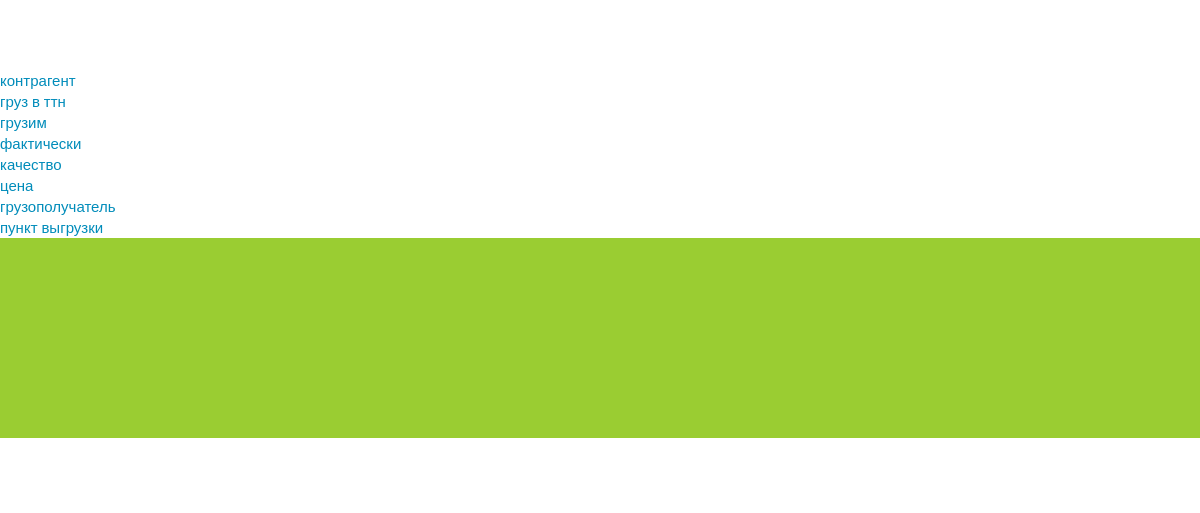
The page /list_hide_tasks (signed in) on the database as committed earlier.
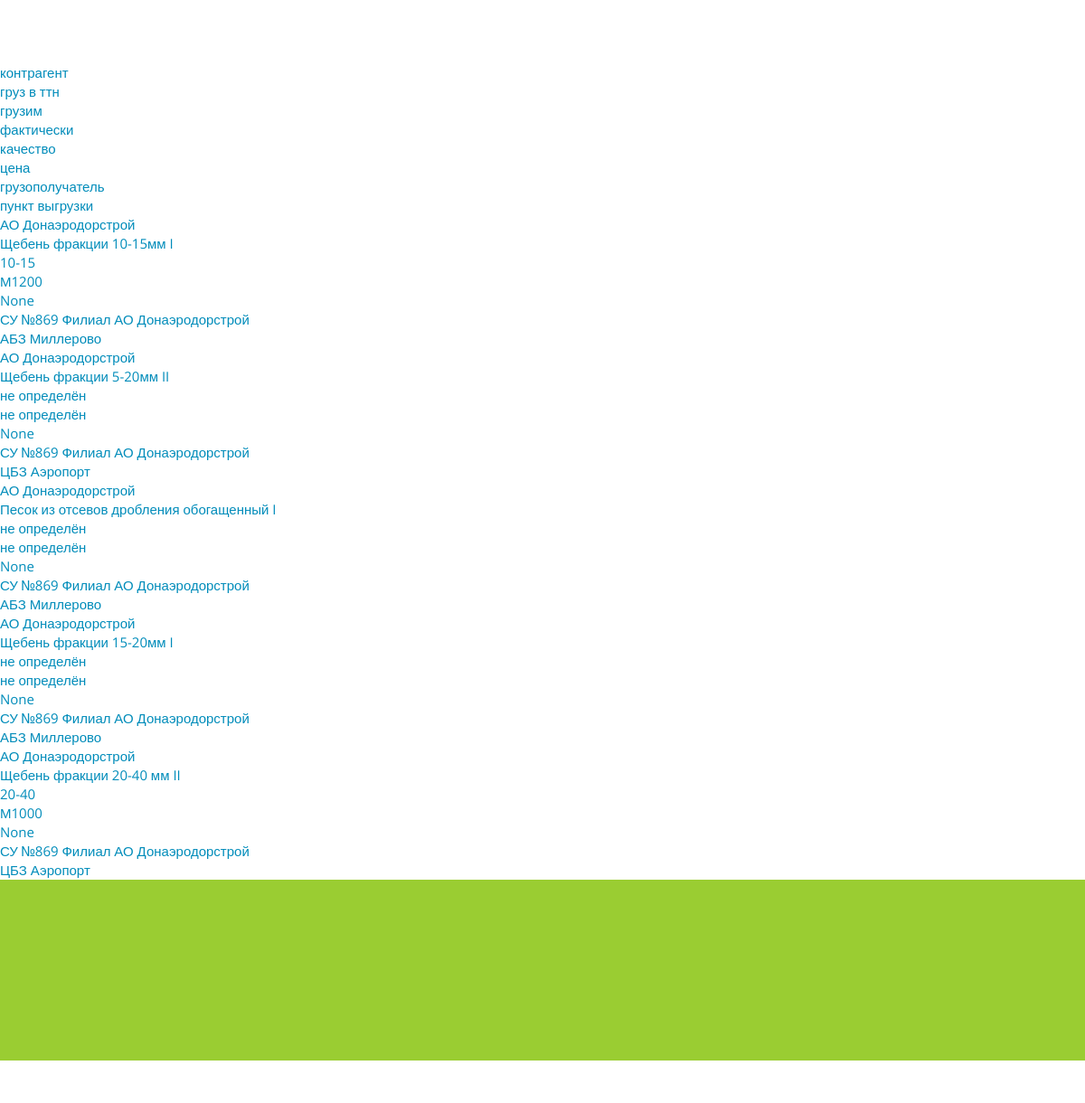
The same page on the database as committed later.
### naryad/models.py (models this page shows, shortened)
class Task(models.Model):
    date = models.DateTimeField(verbose_name='дата формирования задания')
    contractor = models.ForeignKey('Contractor', on_delete=models.CASCADE, verbose_name='контрагент')
    consignee = models.ForeignKey('Consignee', on_delete=models.CASCADE, verbose_name='грузополучатель')
    employer = models.ForeignKey('Employer', on_delete=models.CASCADE, verbose_name='заказчик')
    consignor = models.ForeignKey('Consignor', on_delete=models.CASCADE, verbose_name='грузоотправитель')
    destination = models.ForeignKey('Destination', on_delete=models.CASCADE, verbose_name='пункт назначения')
    place = models.ForeignKey('Place', on_delete=models.SET_NULL, null=True, blank=True, verbose_name='место погрузки')
    total_plan = models.SmallIntegerField(verbose_name='общий объем', null=True)
    daily_plan = models.SmallIntegerField(verbose_name='суточный объем', null=True)
    TASK_STATUS = (
        ('1', 'черновик'),
        ('2', 'к выполнению'),
        ('3', 'выполнено'),
    )
    shipped = models.DecimalField(max_digits=7, decimal_places=2, verbose_name='отгружено по заданию', default=0)
    daily_shipped = models.DecimalField(max_digits=7, decimal_places=2, verbose_name='отгружено по заданию за утки', default=0)
    price = models.SmallIntegerField(verbose_name='цена', null=True)
    status = models.CharField(max_length=1, choices=TASK_STATUS, default=1, help_text='статус задания')
    author = models.ForeignKey('auth.User', on_delete=models.CASCADE, null=True)
    rubble = models.ForeignKey('Rubble', on_delete=models.CASCADE, verbose_name='выписываемый материал')
    hours = models.CharField(max_length=20, verbose_name='Часы приема', null=True)
    comments = models.CharField(max_length=200, verbose_name='Комментарий', null=True, blank=True)
    cars_on_loading = models.SmallIntegerField(default=0, verbose_name='машины в заводе')
    contact = models.CharField(max_length=200, verbose_name='Контакт', null=True, blank=True)
    cargo_type = models.ForeignKey('RubbleRoot', on_delete=models.SET_NULL, null=True, blank=True, verbose_name='фактический груз')
    cargo_quality = models.ForeignKey('RubbleQuality', on_delete=models.SET_NULL, null=True, blank=True, verbose_name="качество груза")
    to_finish_total_plan = models.DecimalField(max_digits=7, decimal_places=2, verbose_name='остаток до полного выполнения', default=0)
    to_finish_daily_plan = models.DecimalField(max_digits=7, decimal_places=2,
                                               verbose_name='остаток до суточного выполнения', default=0)

class Organization(models.Model):
    name = models.CharField(unique=True, max_length=100, verbose_name='название', null=True, blank=True)
    def __str__(self):
        return str(self.name)
    class Meta:
        abstract = True

class Contractor(Organization):
    pass

class Rubble(models.Model):
    name = models.CharField(max_length=100, verbose_name='наименование груза', null=True, blank=True)
    visible = models.CharField(max_length=1, verbose_name='наименование груза', default=1)
    def __str__(self):
        return str(self.name)

class RubbleRoot(models.Model):
    name = models.CharField(max_length=100, verbose_name='род груза', null=True, blank=True)
    def __str__(self):
        return str(self.name)

class RubbleQuality(models.Model):
    name = models.CharField(max_length=100, verbose_name='качество груза', null=True, blank=True)
    def __str__(self):
        return str(self.name)

class Consignee(Organization):
    pass

class Destination(models.Model):
    name = models.CharField(max_length=200, verbose_name='пункт разгрузки', null=True, blank=True, unique=True)
    def __str__(self):
        return str(self.name)

### naryad/views.py (the view)
# urls.py: path('list_hide_tasks', views.show_hide_tasks, name='show_hide_tasks'),
@login_required
def show_hide_tasks(request):
    if request.method == 'GET':
        tasks = Task.objects.filter(status__in=['1', '3']).order_by('daily_shipped', 'contractor')
        dostavka = tasks.filter(employer=Employer.objects.get(name='ООО Машпром'))
        samovyvoz = tasks.exclude(employer=Employer.objects.get(name='ООО Машпром'))
        return render(request, 'naryad/list_hide_tasks.html', {'dostavka': dostavka, 'samovyvoz': samovyvoz})

### templates/naryad/list_hide_tasks.html (shortened to what this page needs)
{% extends "base_generic.html" %}
{% block content %}
        <div class="table">
            <a class="h_table" href="#">
                <div>контрагент</div>
                <div>груз в ттн</div>
                <div>грузим</br>фактически</div>
                <div>качество</div>
                <div>цена</div>
                <div>грузополучатель</div>
                <div>пункт выгрузки</div>
            </a>
            {% for task in dostavka %}
            <a href="#" {% if task.status == '3' %} class="done" {% elif task.status == '3' %} class="not_redy" {% endif %} onclick=showModal("{{ task.id }}")>
                <div>{{ task.contractor }}</div>
                <div>{{ task.rubble }}</div>
                <div>{{ task.cargo_type }}</div>
                <div>{{ task.cargo_quality }}</div>
                <div>{{ task.price }}</div>
                <div>{{ task.consignee }}</div>
                <div>{{ task.destination }}</div>
            </a>
            {% endfor %}
            <a>
                {% for _ in '12345678' %}
             <div id="hr" style="border: none; height: 25px; background-color: yellowgreen; text-align: center; font-size: large;"></div>
                {% endfor %}
            </a>
        </div>
        <div class="edit_row" id="modal">
            <div id="edit_row_content">
                <span class="close">&times;</span>
            </div>
        </div>
{% endblock %}

Rows that differ between the two databases and show on the page:
now on this page (row edited): Task: contractor "АО Донаэродорстрой", rubble "Щебень фракции 10-15мм I", cargo_type "10-15", cargo_quality "М1200", price "None", consignee "СУ №869 Филиал АО Донаэродорстрой", destination "АБЗ Миллерово"
now on this page (row edited): Task: contractor "АО Донаэродорстрой", rubble "Щебень фракции 5-20мм II", cargo_type "не определён", cargo_quality "не определён", price "None", consignee "СУ №869 Филиал АО Донаэродорстрой", destination "ЦБЗ Аэропорт"
now on this page (row edited): Task: contractor "АО Донаэродорстрой", rubble "Песок из отсевов дробления обогащенный I", cargo_type "не определён", cargo_quality "не определён", price "None", consignee "СУ №869 Филиал АО Донаэродорстрой", destination "АБЗ Миллерово"
now on this page (row edited): Task: contractor "АО Донаэродорстрой", rubble "Щебень фракции 15-20мм I", cargo_type "не определён", cargo_quality "не определён", price "None", consignee "СУ №869 Филиал АО Донаэродорстрой", destination "АБЗ Миллерово"
now on this page (row edited): Task: contractor "АО Донаэродорстрой", rubble "Щебень фракции 20-40 мм II", cargo_type "20-40", cargo_quality "М1000", price "None", consignee "СУ №869 Филиал АО Донаэродорстрой", destination "ЦБЗ Аэропорт"
